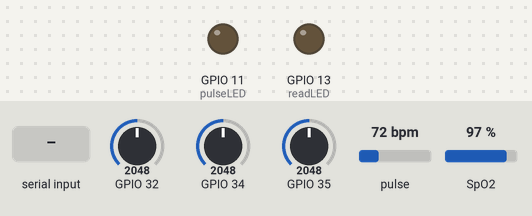
A sketch run on a simulated ESP32-S3. On the bench: output pins drawn as LEDs (lit = HIGH). The test bench sets the inputs (shaded band); at power-on: GPIO 32 = 2048, GPIO 34 = 2048, GPIO 35 = 2048, pulse 72 bpm, SpO2 97 %. What the sketch prints to the serial monitor is not drawn.

Above: at 0.8 s.
0.9 s: "1" received over Serial
At 6.1 s:
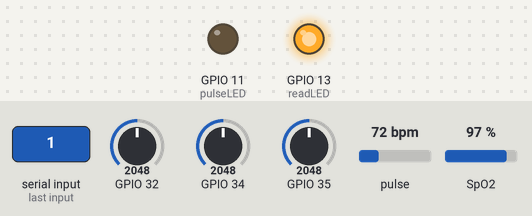
Timing chart, 0 to 11.4 s (numbered marks = the images above; inputs shaded):
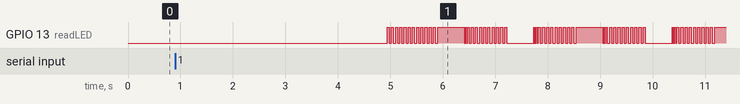

The sketch:

multithreading_esp32.ino
```cpp
// (licence header left out)
#include <freertos/FreeRTOS.h>    /* FreeRTOSを用いるためのヘッダファイル */
#include <Wire.h>
#include "MAX30105.h"
#include "spo2_algorithm.h"

MAX30105 particleSensor;

#define MAX_BRIGHTNESS 255

#define  LED1PIN   22    /* LED1のポート番号 */
#define  LED2PIN   23    /* LED2のポート番号 */

#if defined(__AVR_ATmega328P__) || defined(__AVR_ATmega168__)
//Arduino Uno doesn't have enough SRAM to store 100 samples of IR led data and red led data in 32-bit format
//To solve this problem, 16-bit MSB of the sampled data will be truncated. Samples become 16-bit data.
uint16_t irBuffer[100]; //infrared LED sensor data
uint16_t redBuffer[100];  //red LED sensor data
#else
uint32_t irBuffer[100]; //infrared LED sensor data
uint32_t redBuffer[100];  //red LED sensor data
#endif

int32_t bufferLength; //data length
int32_t spo2; //SPO2 value
int8_t validSPO2; //indicator to show if the SPO2 calculation is valid
int32_t heartRate; //heart rate value
int8_t validHeartRate; //indicator to show if the heart rate calculation is valid

byte pulseLED = 11; //Must be on PWM pin
byte readLED = 13; //Blinks with each data read

uint8_t accel_sensor_value_x = 0;
uint8_t accel_sensor_value_y = 0;
uint8_t accel_sensor_value_z = 0;

void  task1( void *param )
{
  Serial.println("byue");
  bufferLength = 100; //buffer length of 100 stores 4 seconds of samples running at 25sps

  //read the first 100 samples, and determine the signal range
  for (byte i = 0 ; i < bufferLength ; i++)
  {
    while (particleSensor.available() == false) {//do we have new data?
      Serial.println("no data");
      particleSensor.check(); //Check the sensor for new data
    }
    redBuffer[i] = particleSensor.getRed();
    irBuffer[i] = particleSensor.getIR();
    particleSensor.nextSample(); //We're finished with this sample so move to next sample

    Serial.print(F("red="));
    Serial.print(redBuffer[i], DEC);
    Serial.print(F(", ir="));
    Serial.println(irBuffer[i], DEC);
  }

  //calculate heart rate and SpO2 after first 100 samples (first 4 seconds of samples)
  maxim_heart_rate_and_oxygen_saturation(irBuffer, bufferLength, redBuffer, &spo2, &validSPO2, &heartRate, &validHeartRate);

  while( 1 ) {
      //dumping the first 25 sets of samples in the memory and shift the last 75 sets of samples to the top
      for (byte i = 25; i < 100; i++)
      {
        redBuffer[i - 25] = redBuffer[i];
        irBuffer[i - 25] = irBuffer[i];
      }

      //take 25 sets of samples before calculating the heart rate.
      for (byte i = 75; i < 100; i++)
      {
        while (particleSensor.available() == false) //do we have new data?
          particleSensor.check(); //Check the sensor for new data

        digitalWrite(readLED, !digitalRead(readLED)); //Blink onboard LED with every data read

        redBuffer[i] = particleSensor.getRed();
        irBuffer[i] = particleSensor.getIR();
        particleSensor.nextSample(); //We're finished with this sample so move to next sample

        //send samples and calculation result to terminal program through UART
        Serial.print(F("red="));
        Serial.print(redBuffer[i], DEC);
        Serial.print(F(", ir="));
        Serial.print(irBuffer[i], DEC);

        Serial.print(F(", HR="));
        Serial.print(heartRate, DEC);

        Serial.print(F(", HRvalid="));
        Serial.print(validHeartRate, DEC);

        Serial.print(F(", SPO2="));
        Serial.print(spo2, DEC);

        Serial.print(F(", SPO2Valid="));
        Serial.println(validSPO2, DEC);
      }

      //After gathering 25 new samples recalculate HR and SP02
      maxim_heart_rate_and_oxygen_saturation(irBuffer, bufferLength, redBuffer, &spo2, &validSPO2, &heartRate, &validHeartRate);
      vTaskDelay(500);
  }
}

void  task2( void *param )
{
  while( 1 ) {
    accel_sensor_value_x = analogRead(34); // for universal, x is 32
    accel_sensor_value_y = analogRead(32); // for universal, y is 35
    accel_sensor_value_z = analogRead(35); //for universal, z is 34
    // Serial.printf("*** NOTIFY: %d ***\n", value);
    Serial.printf("*** NOTIFY ***\n");
    char buffer[32];
    // sprintf(buffer, "{\"val\":%d}", value);
    sprintf(buffer, "{\"val_accel_x\":%d}", accel_sensor_value_x);
    Serial.printf(buffer);

    sprintf(buffer, "{\"val_accel_y\":%d}", accel_sensor_value_y);
    Serial.printf(buffer);

    sprintf(buffer, "{\"val_accel_z\":%d}", accel_sensor_value_z);
    Serial.printf(buffer);
    vTaskDelay(500);
  }
}

void setup()
{
  Serial.begin(115200); // initialize serial communication at 115200 bits per second:

  pinMode(pulseLED, OUTPUT);
  pinMode(readLED, OUTPUT);

  // Initialize sensor
  if (!particleSensor.begin(Wire, I2C_SPEED_FAST)) //Use default I2C port, 400kHz speed
  {
    Serial.println(F("MAX30105 was not found. Please check wiring/power."));
    while (1);
  }

  Serial.println(F("Attach sensor to finger with rubber band. Press any key to start conversion"));
  while (Serial.available() == 0) ; //wait until user presses a key
  Serial.read();

  byte ledBrightness = 60; //Options: 0=Off to 255=50mA
  byte sampleAverage = 4; //Options: 1, 2, 4, 8, 16, 32
  byte ledMode = 2; //Options: 1 = Red only, 2 = Red + IR, 3 = Red + IR + Green
  byte sampleRate = 100; //Options: 50, 100, 200, 400, 800, 1000, 1600, 3200
  int pulseWidth = 411; //Options: 69, 118, 215, 411
  int adcRange = 4096; //Options: 2048, 4096, 8192, 16384

  particleSensor.setup(ledBrightness, sampleAverage, ledMode, sampleRate, pulseWidth, adcRange); //Configure sensor with these settings

  /* create task */
  xTaskCreatePinnedToCore( task1,   /* タスクの入口となる関数名 */
                           "TASK1", /* タスクの名称 */
                           0x800,   /* スタックサイズ */
                           NULL,    /* パラメータのポインタ */
                           1,       /* プライオリティ */
                           NULL,    /* ハンドル構造体のポインタ */
                           0 );     /* 割り当てるコア (0/1) */

  xTaskCreatePinnedToCore( task2,
                           "TASK2",
                           0x800,
                           NULL,
                           2,
                           NULL,
                           0 );
}

void loop()
{
  Serial.print("loop()\n");
  vTaskDelay(1000);
}
```

Measured:
- after the input at 0.9 s, GPIO 13 (readLED): LOW → HIGH after 4.0 s, then moves between LOW and HIGH, repeating every 2.6 s
